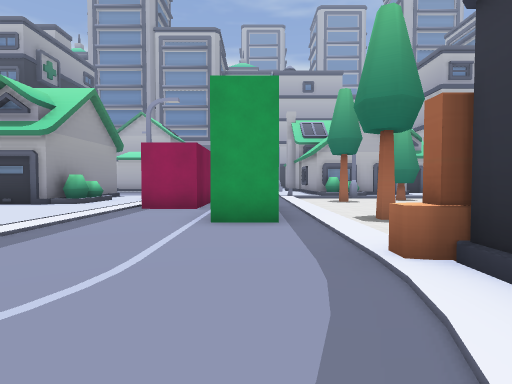
[1] (above)

24 first-person views from a walk through a 3-D level made in the Godot game engine. The camera is 1.3 m above the floor, tilts 2° down and sees 80° across. The floor is counted in squares, 2 m on a side. Each view is taken from the middle of a square. On the plan, view 1 faces up. The plan holds only what a view shows up to about 10 squares ahead; the rest is blank. The place goes on beyond the plan. Some surface patterns are stand-ins.

[2]
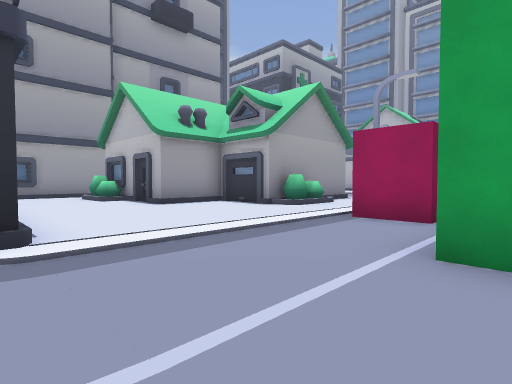

[3]
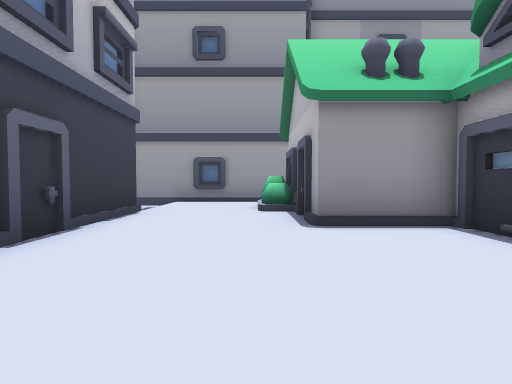

[4]
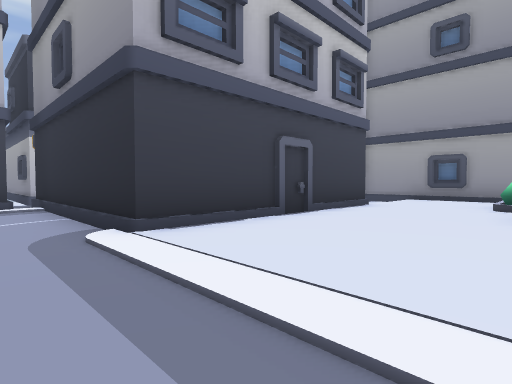

[5]
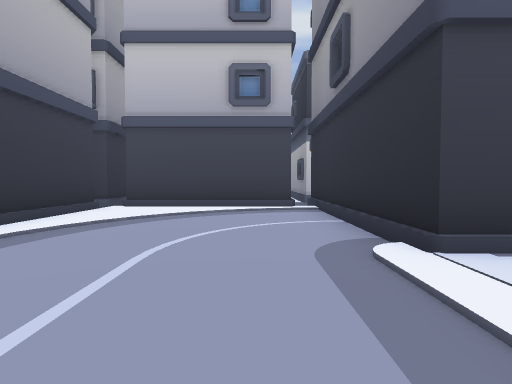

[6]
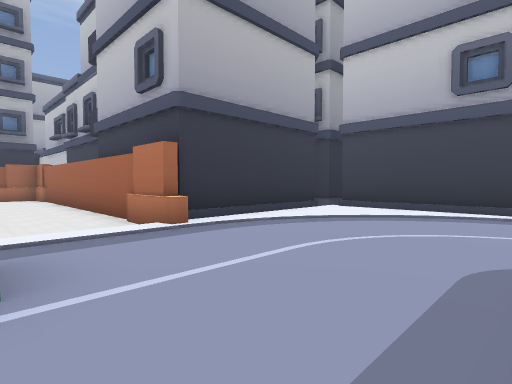

[7]
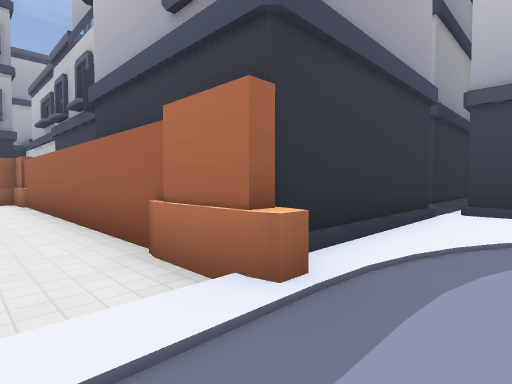

[8]
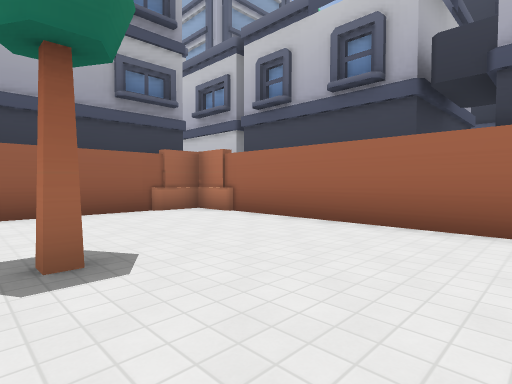

[9]
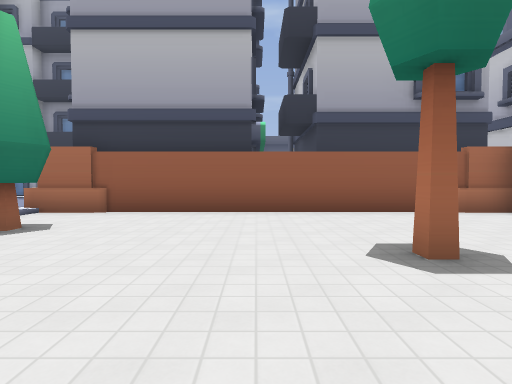

[10]
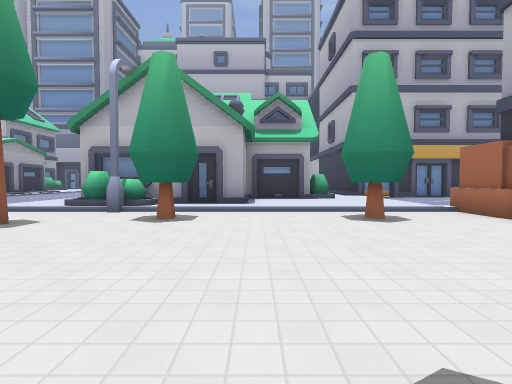

[11]
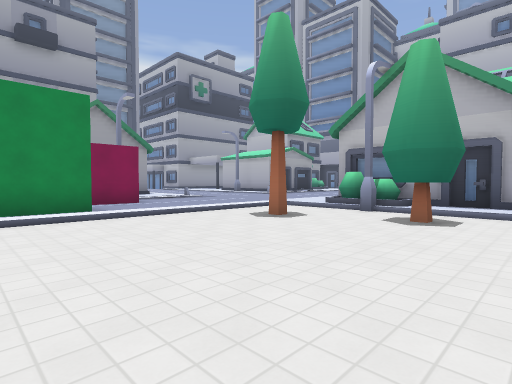

[12]
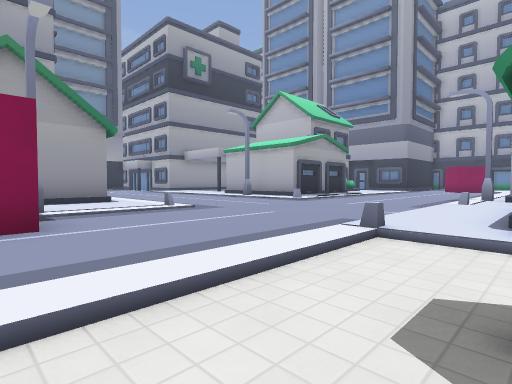

[13]
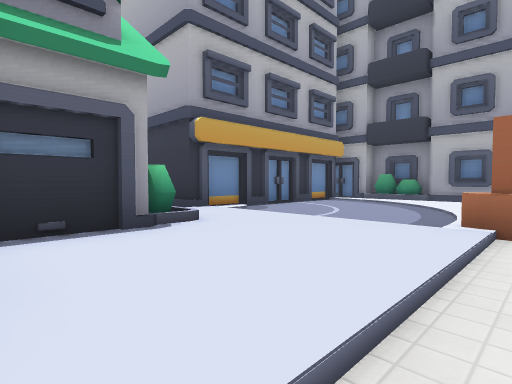

[14]
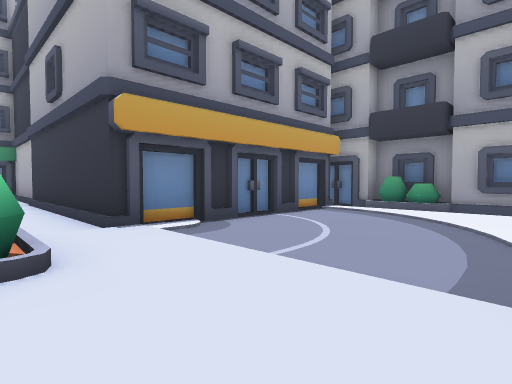

[15]
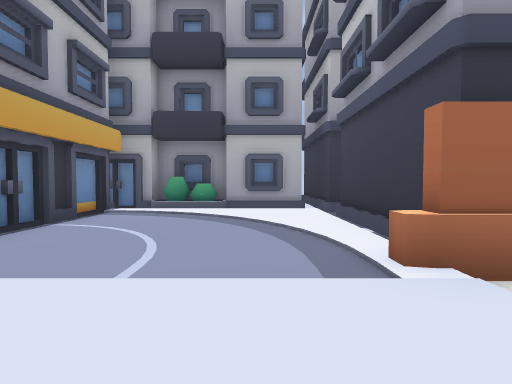

[16]
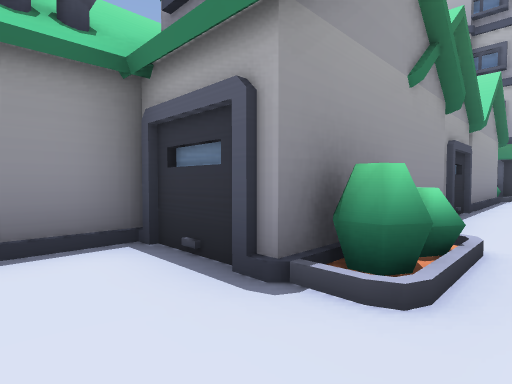

[17]
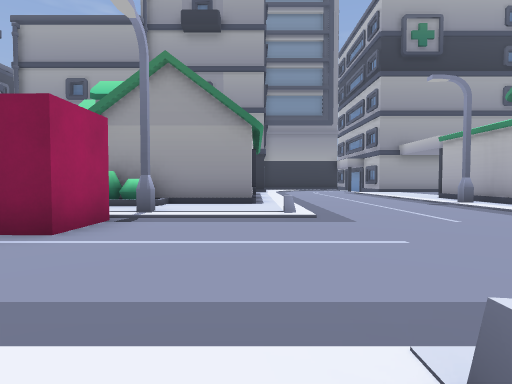

[18]
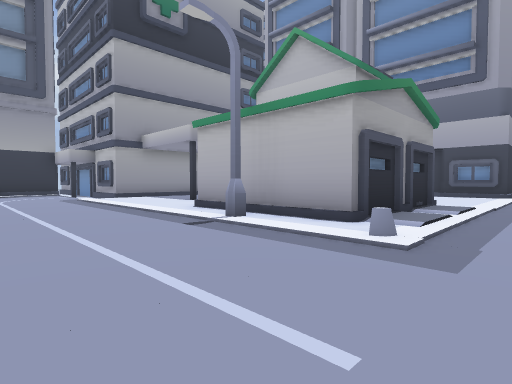

[19]
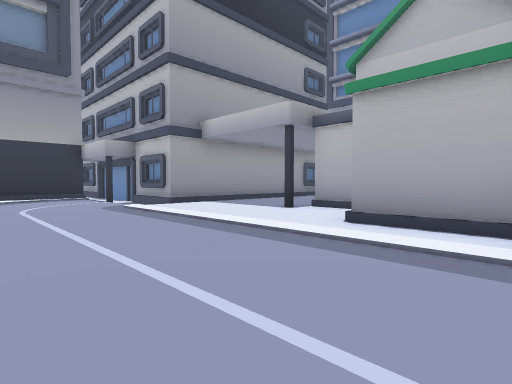

[20]
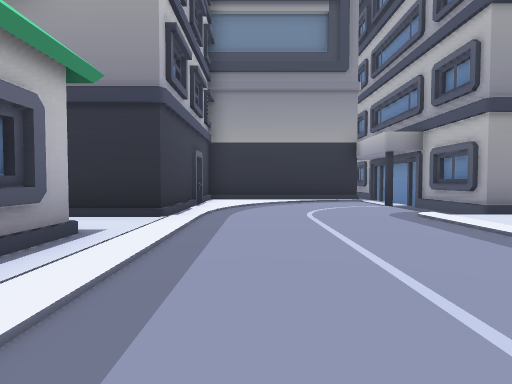

[21]
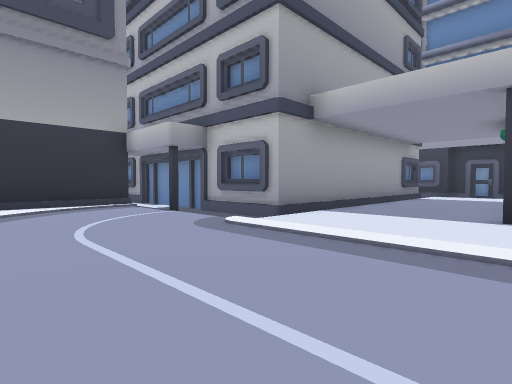

[22]
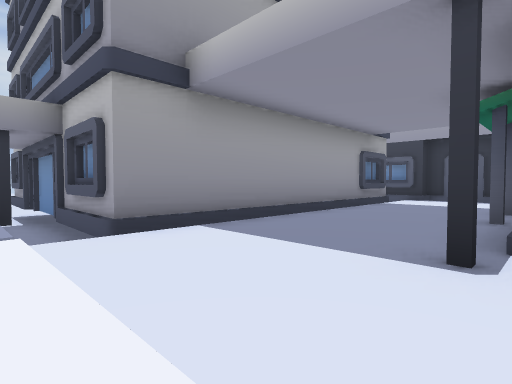

[23]
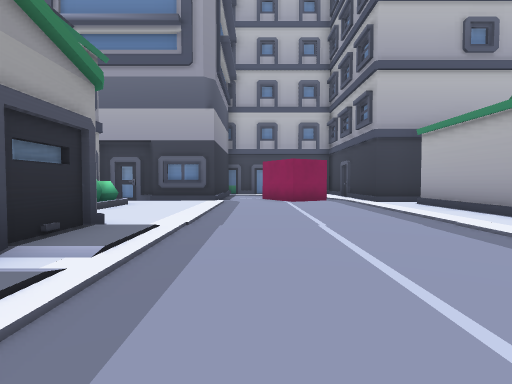

[24]
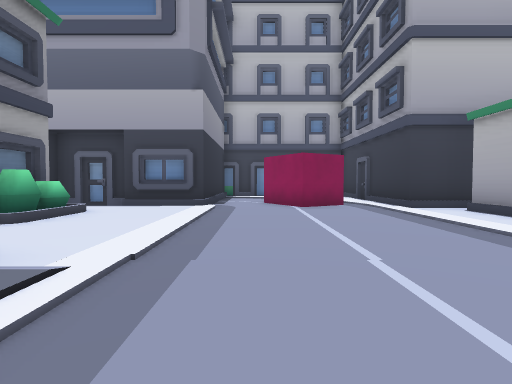

### Floor plan
Key: @ floor where view 1 was taken; # wall or solid block; x gap in a wall; . main floor; : floor 0.25 m higher than the main floor; / step, stairs or slope; v drop or lower ground; T tree; B building; O other object.
Columns run from 21 left of view 1 to 19 right of it. Each row starts with its distance up from view 1.
 30                  #/.  .B
 29                  #/.##.B
 28        v###   ####/.#..B
 27        v...    ........//    O
 26        #...    #........B    B. B
 25        #...    #........B     . B
 24        #...#   #........B     . B
 23        #...#    ........B     ..
 22        #...#    #:......     B..B
 21        #...##   #:.....      B..B
 20        #.....   ##.....#     B..B
 19        #.....#####.....      B/.B
 18 BBBBBBBB...../////.....      B/.BBBBBBB
 17   #/...........#....../:      B:/.....BB
 16   #/................../:    #BB:/.....BB
 15   #/................../:B   ::::/.....BB
 14    /................../:BBBB::::/.....B
 13    /................../:BB::::::/.....B
 12    BBBBBB:######::............T..#BBBBBBB
 11         B      #::......T.T...T..#  v  v
 10         B      #::#..............#
  9         B      ##:##.............#
  8         B    ###::.#.............BBBB
  7         B    #::::...#...........#BBB
  6           ####::::...#.T.....T...#
  5         B:::::::::...#..  .......#
  4         B:::::::::...............#
  3         B:::::::::...............#
  2         B  BBBBBBB.....##########BBB
  1         BB       B.....B   BB
  0                  B...@.B    B
 -1                  B.....B    B
 -2                  B.....B    B
 -3                  B ###xB
 -4                  B     B
 -5                  B     B

Positions as (right, up) in squares from view 1, and headings:
1: (0, 0), facing up
2: (0, 2), facing up-left
3: (-3, 5), facing left
4: (-2, 6), facing down-left
5: (-2, 5), facing down
6: (-3, 5), facing down-right
7: (0, 4), facing down-right
8: (5, 7), facing down-right
9: (5, 8), facing right
10: (7, 6), facing up
11: (7, 6), facing up-left
12: (3, 9), facing up-left
13: (7, 12), facing up-right
14: (9, 13), facing up-right
15: (9, 14), facing right
16: (10, 14), facing up-left
17: (2, 12), facing left
18: (-2, 14), facing up-left
19: (-6, 14), facing up-left
20: (-8, 14), facing left
21: (-10, 14), facing up-left
22: (-10, 17), facing up-left
23: (-2, 18), facing up
24: (-2, 20), facing up
